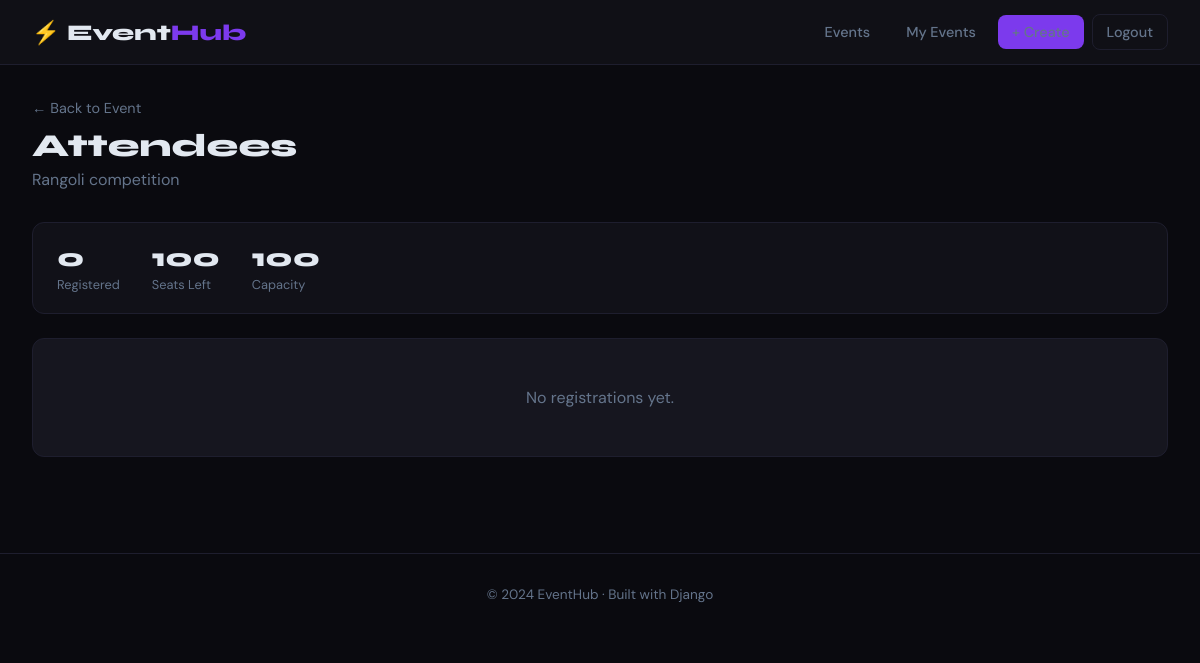
/events/1/attendees/ (signed in), run on the app's committed database.
### events/models.py (models this page shows, shortened)
class Event(models.Model):
    STATUS_CHOICES = [
        ('upcoming',  'Upcoming'),
        ('ongoing',   'Ongoing'),
        ('completed', 'Completed'),
        ('cancelled', 'Cancelled'),
    ]
    title         = models.CharField(max_length=200)
    description   = models.TextField()
    category      = models.ForeignKey(Category, on_delete=models.SET_NULL, null=True, blank=True)
    organizer     = models.ForeignKey(User, on_delete=models.CASCADE, related_name='organized_events')
    location      = models.CharField(max_length=300)
    start_date    = models.DateTimeField()
    end_date      = models.DateTimeField()
    max_attendees = models.PositiveIntegerField(default=100)
    image         = models.ImageField(upload_to='event_images/', blank=True, null=True)
    status        = models.CharField(max_length=20, choices=STATUS_CHOICES, default='upcoming')
    is_free       = models.BooleanField(default=True)
    ticket_price  = models.DecimalField(max_digits=10, decimal_places=2, default=0.00)
    created_at    = models.DateTimeField(auto_now_add=True)
    updated_at    = models.DateTimeField(auto_now=True)
    class Meta:
        ordering = ['start_date']
    @property
    def registered_count(self):
        return self.registrations.filter(status='confirmed').count()
    @property
    def available_seats(self):
        return self.max_attendees - self.registered_count

### events/views.py (the view)
# urls.py: path('events/<int:pk>/attendees/',   views.event_attendees,    name='event_attendees'),
@login_required
def event_attendees(request, pk):
    event = get_object_or_404(Event, pk=pk, organizer=request.user)
    return render(request, 'events/attendees.html', {
        'event':         event,
        'registrations': Registration.objects.filter(event=event).select_related('attendee'),
    })

### events/templates/events/attendees.html (shortened to what this page needs)
{% extends 'events/base.html' %}
{% block content %}
<div class="container">
    <a href="{% url 'event_detail' event.pk %}" style="color:var(--muted); text-decoration:none; font-size:.9rem;">← Back to Event</a>
    <div class="page-header" style="margin-top:.5rem;">
        <h1>Attendees</h1>
        <p>{{ event.title }}</p>
    </div>
    <div class="summary-bar">
        <div class="summary-item"><strong>{{ event.registered_count }}</strong><span>Registered</span></div>
        <div class="summary-item"><strong>{{ event.available_seats }}</strong><span>Seats Left</span></div>
        <div class="summary-item"><strong>{{ event.max_attendees }}</strong><span>Capacity</span></div>
    </div>
    <div class="card">
        {% if registrations %}
            {% for reg in registrations %}
            <div class="attendee-row">
                <div class="avatar">{{ reg.attendee.first_name.0|upper|default:reg.attendee.username.0|upper }}</div>
                <div style="flex:1;">
                    <strong style="font-size:.9rem; display:block;">{{ reg.attendee.get_full_name|default:reg.attendee.username }}</strong>
                    <span style="font-size:.8rem; color:var(--muted);">{{ reg.attendee.email }} · {{ reg.registered_at|date:"M d, Y" }}</span>
                </div>
                <span class="badge {% if reg.status == 'confirmed' %}badge-ongoing{% else %}badge-cancelled{% endif %}">{{ reg.get_status_display }}</span>
            </div>
            {% endfor %}
        {% else %}
        <div style="padding:3rem; text-align:center; color:var(--muted);">No registrations yet.</div>
        {% endif %}
    </div>
</div>
{% endblock %}

### events/templates/events/base.html (style rules this page uses)
*, *::before, *::after { box-sizing: border-box; margin: 0; padding: 0; }
:root { --bg: #0a0a0f; --surface: #111118; --card: #16161f; --border: #1e1e2e; --accent: #7c3aed; --accent2: #06b6d4; --green: #10b981; --red: #ef4444; --yellow: #f59e0b; --text: #e2e8f0; --muted: #64748b; --radius: 12px; }
body { font-family: 'DM Sans', sans-serif; background: var(--bg); color: var(--text); min-height: 100vh; }
.container { max-width: 1200px; margin: 0 auto; padding: 2rem; }
.card { background: var(--card); border: 1px solid var(--border); border-radius: var(--radius); overflow: hidden; }
.page-header { margin-bottom: 2rem; }
.page-header h1 { font-family: 'Syne', sans-serif; font-size: 2rem; font-weight: 800; }
.page-header p { color: var(--muted); margin-top: 4px; }

### events/templates/events/attendees.html (style rules this page uses)
.summary-bar { display: flex; gap: 2rem; background: var(--surface); border: 1px solid var(--border); border-radius: var(--radius); padding: 1.2rem 1.5rem; margin-bottom: 1.5rem; }
.summary-item strong { font-family: 'Syne',sans-serif; font-size: 1.6rem; font-weight: 800; display: block; }
.summary-item span { font-size: .8rem; color: var(--muted); }

### data on the page
Event: title "Rangoli competition", registered_count "0", available_seats "100", max_attendees "100"
